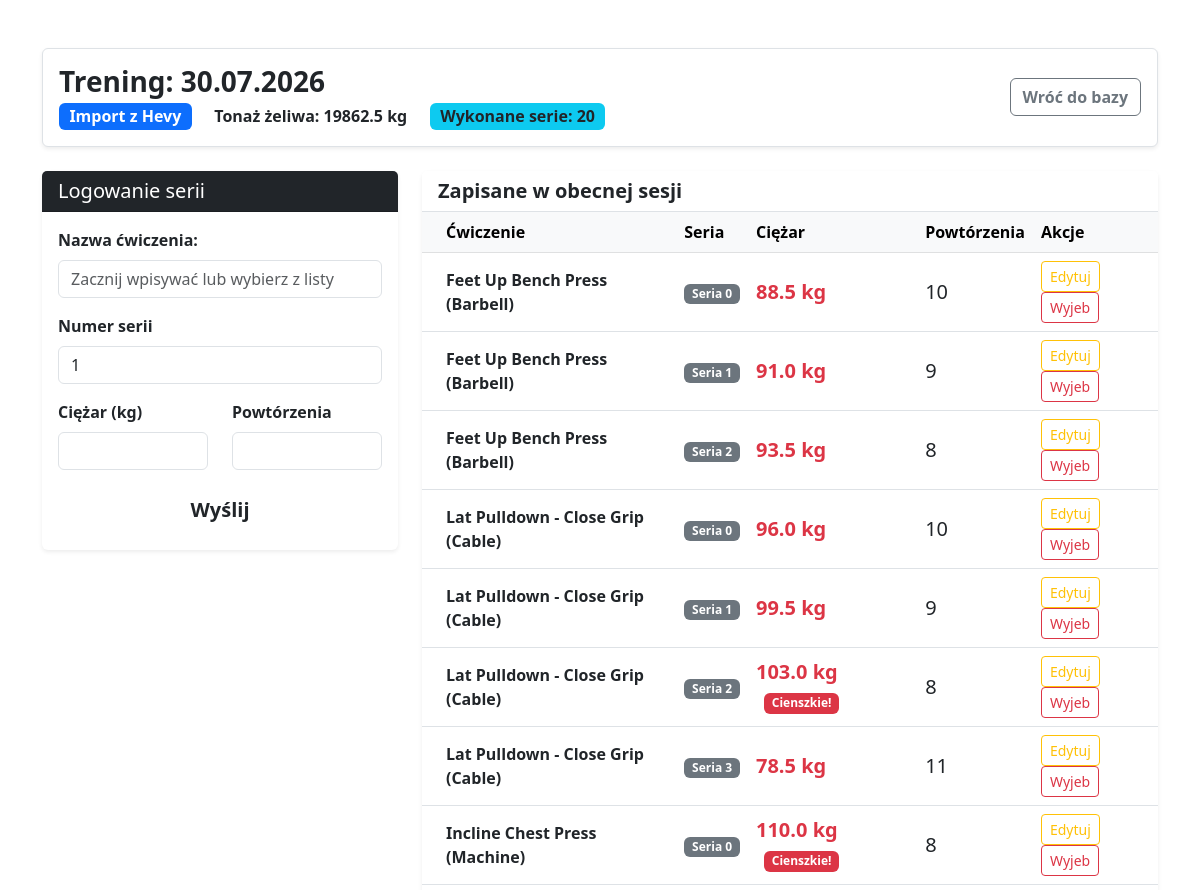
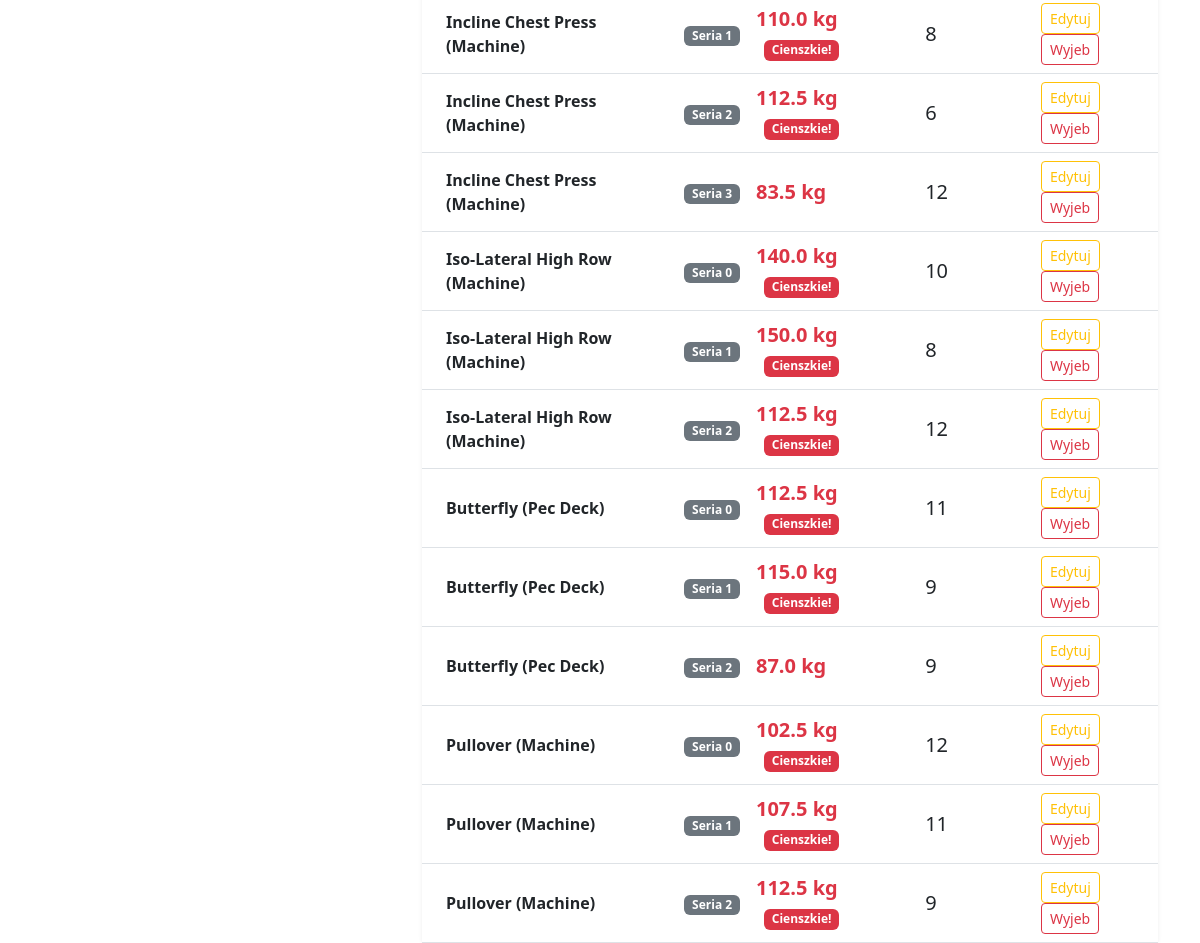
The app's page /trening/18/ (signed in) with its own data (2 pictures, top to bottom).
### workout/models.py (models this page shows, shortened)
class Workout(models.Model):
    date = models.DateField()
    target_muscle = models.CharField(max_length=50)
    @property
    def total_tonnage(self):
        return sum(seria.weight * seria.reps for seria in self.sets.all())

class TrainingSet(models.Model):
    workout = models.ForeignKey(Workout, on_delete=models.CASCADE, related_name='sets')
    exercise = models.CharField(max_length=100, default="Nieznane")
    set_number = models.PositiveIntegerField(default=1, verbose_name="Numer serii")
    weight = models.FloatField()
    reps = models.IntegerField()

### workout/views.py (the view)
# urls.py: path('trening/<int:pk>/', views.workout_detail, name='workout_detail'),
@login_required
def workout_detail(request, pk):
     workout = get_object_or_404(Workout, pk=pk)
     unique_exercises = TrainingSet.objects.values_list('exercise', flat=True).distinct()
     if request.method == 'POST':
          form = TrainingSetForm(request.POST)
          if form.is_valid():
               new_set = form.save(commit=False)
               new_set.workout = workout
               new_set.save()
               return redirect('workout_detail', pk=workout.pk)
     else:
          form = TrainingSetForm()
     context = {
          'workout': workout,
          'unique_exercises': unique_exercises,
          'form': form,
          'sets': workout.sets.all().order_by('id') # Wyciągamy dodane już serie
     }
     return render(request, 'workout/workout_detail.html', context)

### workout/forms.py
class TrainingSetForm(forms.ModelForm):
    class Meta:
        model = TrainingSet
        fields = ['exercise', 'set_number', 'weight', 'reps']
        widgets = {
            'exercise': forms.TextInput(attrs={'class': 'form-control', 'placeholder': 'np. Klatka i Niceps'}),
            'set_number': forms.NumberInput(attrs={'class': 'form-control'}),
            'weight': forms.NumberInput(attrs={'class': 'form-control', 'step': '0.5'}), # Pozwólmy na połowki kilogramów
            'reps': forms.NumberInput(attrs={'class': 'form-control'}),
        }

### workout/templates/workout/workout_detail.html (shortened to what this page needs)
<!DOCTYPE html>
<hmtl lang="pl">
    <head>
        <link href="https://cdn.jsdelivr.net/npm/bootstrap@5.3.0/dist/css/bootstrap.min.css" rel="stylesheet">
    </head>
        <body class="bd-light">
            <div class="container mt-5">
                 <div class="row mb-4">
                    <div class="col-12">
                        <div class="d-flex justify-content-between align-items-center bg-white p-3 rounded shadow-sm border">
                            <div>
                                <h3 class="fw-bold mb-1">Trening: {{workout.date|date:"d.m.Y"}}</h3>
                                <span class="badge bg-primary fs-6">{{workout.target_muscle}}</span>
                                <span class="badge bg-succes fs-6 ms-2 text-dark">Tonaż żeliwa: {{ workout.total_tonnage }} kg</span>
                                <span class="badge bg-info fs-6 ms-2 text-dark">Wykonane serie: {{ sets|length }}</span>
                            </div>
                            <a href="{%url 'dashboard' %}" class="btn btn-outline-secondary fw-bold">Wróć do bazy</a>
                        </div>
                    </div>
                 </div>
                 <div class="row">
                     <div class="col-md-4 mb-4">
                        <div class="card shadow-sm border-0">
                            <div class="card-header bg-dark text-white">
                                <h5 class="mb-0">Logowanie serii</h5>
                            </div>
                            <div class="card-body">
                                <form method="post">
                                <div class="mb-3">
                                    <label for="exerciseInput" class="form-label fw-bold">Nazwa ćwiczenia:</label>
                                    <input type="text" name="exercise" id="exerciseInput" class="form-control"
                                            list="exerciseOptions" placeholder="Zacznij wpisywać lub wybierz z listy" autocomplete="off" required>
                                </div>
                                <div class="mb-3">
                                    <label class="form-label fw-bold">Numer serii</label>
                                    {{ form.set_number }}
                                </div>
                                <div class="row">
                                    <div class="col-6 mb-3">
                                        <label class="form-label fw-bold">Ciężar (kg)</label>
                                        {{ form.weight }}
                                    </div>
                                    <div class="col-6 mb-3">
                                        <label class="form-label fw-bold">Powtórzenia</label>
                                        {{ form.reps }}
                                    </div>
                                </div>
                                <button type="submit" class="btn btn-succes w-100 fw-bold btn-lg">Wyślij</button>
                                </form>
                            </div>
                        </div>
                     </div>
                     <div class="col-md-8">
                        <div class="card shadow-sm border-0">
                            <div class="card-header bg-white border-bottom">
                                <h5 class="mb-0 text-dark fw-bold">Zapisane w obecnej sesji</h5>
                            </div>
                            <div class="card-body p-0">
                                <table class="table table-hover mb-0">
                                    <thead class="table-light">
                                        <tr>
                                            <th class="ps-4">Ćwiczenie</th>
                                            <th>Seria</th>
                                            <th>Ciężar</th>
                                            <th>Powtórzenia</th>
                                            <th>Akcje</th>
                                        </tr>
                                    </thead>
                                    <tbody>
                                         {% for set in sets %}
                                         <tr>
                                            <td class="ps-4 fw-semibold align-middle">{{ set.exercise }}</td>
                                            <td class="align-middle"><span class="badge bg-secondary">Seria {{ set.set_number }}</span></td>
                                            <td class="text-danger fw-bold align-middle fs-5">
                                                {{ set.weight }} kg
                                                {% if set.weight >= 100 %}
                                                <span class="badge bg-danger ms-2" style="font-size: 0.6em; vertical-align: middle;">Cienszkie!</span>
                                                {% endif %}
                                            </td>
                                            <td class="align-middle fs-5">{{ set.reps }}</td>
                                            <td class="align-middle">
                                                <a href="{% url 'edit_set' set.id %}" class="btn btn-sm btn-outline-warning" title="Edytuj">Edytuj</a>
                                                <a href="{% url 'delete_set' set.id %}" class="btn btn-sm btn-outline-danger" title="Usuń">Wyjeb</a>
                                            </td>
                                         </tr>
                                         {% endfor %}
                                    </tbody>
                                </table>
                            </div>
                        </div>
                     </div>
                 </div>
            </div>
        </body>
</hmtl>

### records on screen
Workout: date "30.07.2026", target_muscle "Import z Hevy", total_tonnage "19862.5"
TrainingSet: exercise "Feet Up Bench Press (Barbell)", set_number "0", weight "88.5", reps "10"
TrainingSet: exercise "Feet Up Bench Press (Barbell)", set_number "1", weight "91.0", reps "9"
TrainingSet: exercise "Feet Up Bench Press (Barbell)", set_number "2", weight "93.5", reps "8"
TrainingSet: exercise "Lat Pulldown - Close Grip (Cable)", set_number "0", weight "96.0", reps "10"
TrainingSet: exercise "Lat Pulldown - Close Grip (Cable)", set_number "1", weight "99.5", reps "9"
TrainingSet: exercise "Lat Pulldown - Close Grip (Cable)", set_number "2", weight "103.0", shows "Cienszkie!", reps "8"
TrainingSet: exercise "Lat Pulldown - Close Grip (Cable)", set_number "3", weight "78.5", reps "11"
TrainingSet: exercise "Incline Chest Press (Machine)", set_number "0", weight "110.0", shows "Cienszkie!", reps "8"
TrainingSet: exercise "Incline Chest Press (Machine)", set_number "1", weight "110.0", shows "Cienszkie!", reps "8"
TrainingSet: exercise "Incline Chest Press (Machine)", set_number "2", weight "112.5", shows "Cienszkie!", reps "6"
TrainingSet: exercise "Incline Chest Press (Machine)", set_number "3", weight "83.5", reps "12"
TrainingSet: exercise "Iso-Lateral High Row (Machine)", set_number "0", weight "140.0", shows "Cienszkie!", reps "10"
TrainingSet: exercise "Iso-Lateral High Row (Machine)", set_number "1", weight "150.0", shows "Cienszkie!", reps "8"
TrainingSet: exercise "Iso-Lateral High Row (Machine)", set_number "2", weight "112.5", shows "Cienszkie!", reps "12"
TrainingSet: exercise "Butterfly (Pec Deck)", set_number "0", weight "112.5", shows "Cienszkie!", reps "11"
TrainingSet: exercise "Butterfly (Pec Deck)", set_number "1", weight "115.0", shows "Cienszkie!", reps "9"
TrainingSet: exercise "Butterfly (Pec Deck)", set_number "2", weight "87.0", reps "9"
TrainingSet: exercise "Pullover (Machine)", set_number "0", weight "102.5", shows "Cienszkie!", reps "12"
TrainingSet: exercise "Pullover (Machine)", set_number "1", weight "107.5", shows "Cienszkie!", reps "11"
TrainingSet: exercise "Pullover (Machine)", set_number "2", weight "112.5", shows "Cienszkie!", reps "9"

### other values on screen
{{ sets|length }} "20"
